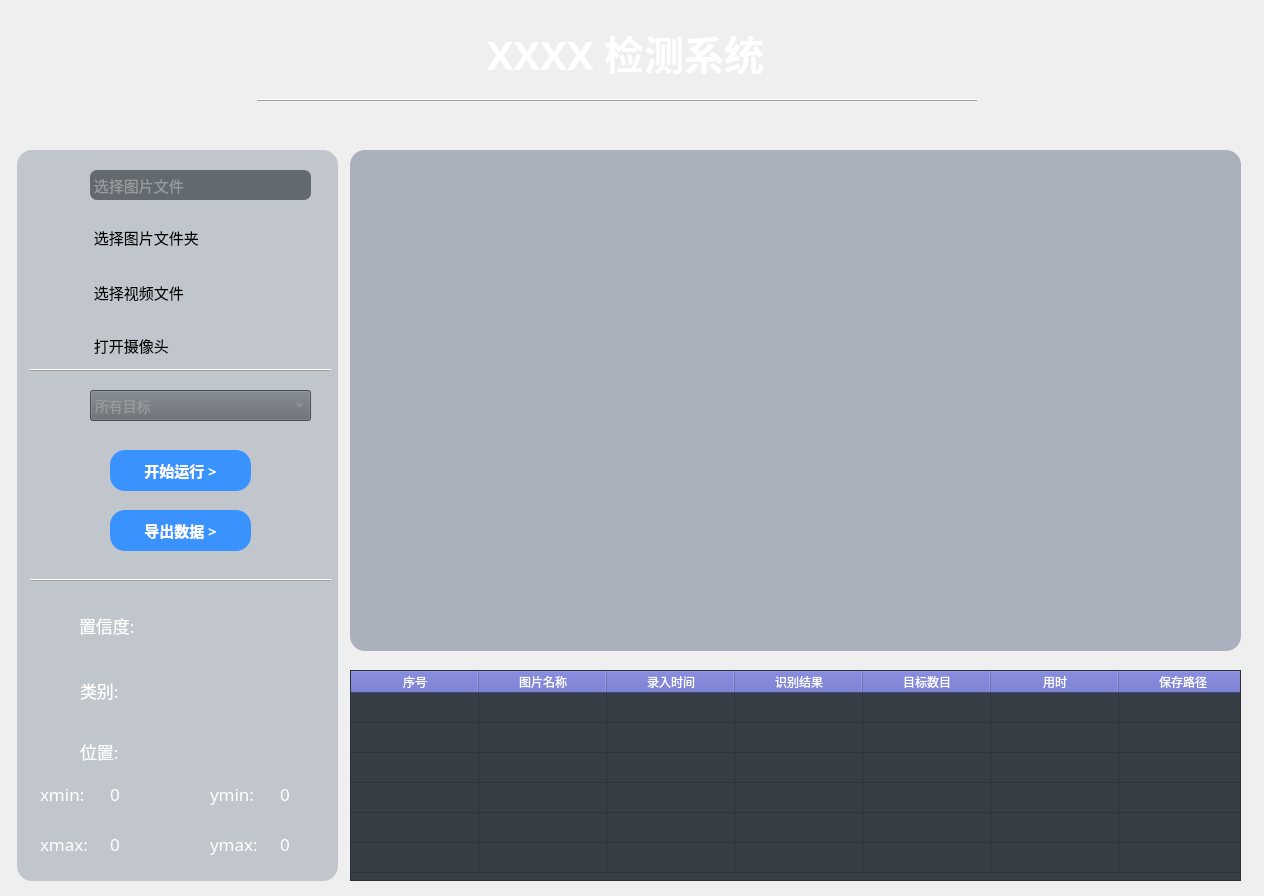
<?xml version="1.0" encoding="UTF-8"?>
<ui version="4.0">
 <class>MainWindow</class>
 <widget class="QMainWindow" name="MainWindow">
  <property name="windowModality">
   <enum>Qt::NonModal</enum>
  </property>
  <property name="enabled">
   <bool>true</bool>
  </property>
  <property name="geometry">
   <rect>
    <x>0</x>
    <y>0</y>
    <width>1264</width>
    <height>896</height>
   </rect>
  </property>
  <property name="minimumSize">
   <size>
    <width>1264</width>
    <height>896</height>
   </size>
  </property>
  <property name="maximumSize">
   <size>
    <width>1264</width>
    <height>896</height>
   </size>
  </property>
  <property name="font">
   <font>
    <family>仿宋</family>
   </font>
  </property>
  <property name="contextMenuPolicy">
   <enum>Qt::DefaultContextMenu</enum>
  </property>
  <property name="windowTitle">
   <string>XXX检测系统</string>
  </property>
  <property name="autoFillBackground">
   <bool>false</bool>
  </property>
  <property name="styleSheet">
   <string notr="true">#centralwidget {background-image: url(&quot;D:/lg/BaiduSyncdisk/project/person_code/project_self/pyqt/det/icon/background.jpg&quot;);}

</string>
  </property>
  <property name="locale">
   <locale language="Chinese" country="China"/>
  </property>
  <property name="setWindowFlags" stdset="0">
   <string>QtCore.Qt.FramelessWindowHint</string>
  </property>
  <property name="setAttribute" stdset="0">
   <string>QtCore.Qt.WA_TranslucentBackground</string>
  </property>
  <widget class="QWidget" name="centralwidget">
   <property name="font">
    <font>
     <family>黑体</family>
    </font>
   </property>
   <widget class="QLabel" name="label_title">
    <property name="geometry">
     <rect>
      <x>120</x>
      <y>22</y>
      <width>1011</width>
      <height>61</height>
     </rect>
    </property>
    <property name="minimumSize">
     <size>
      <width>0</width>
      <height>0</height>
     </size>
    </property>
    <property name="maximumSize">
     <size>
      <width>10000</width>
      <height>10000</height>
     </size>
    </property>
    <property name="font">
     <font>
      <family>微软雅黑</family>
      <pointsize>30</pointsize>
      <weight>75</weight>
      <italic>false</italic>
      <bold>true</bold>
     </font>
    </property>
    <property name="styleSheet">
     <string notr="true">color: rgb(255, 255, 255);</string>
    </property>
    <property name="text">
     <string>XXXX 检测系统</string>
    </property>
    <property name="scaledContents">
     <bool>true</bool>
    </property>
    <property name="alignment">
     <set>Qt::AlignCenter</set>
    </property>
   </widget>
   <widget class="QFrame" name="frame">
    <property name="geometry">
     <rect>
      <x>257</x>
      <y>90</y>
      <width>721</width>
      <height>20</height>
     </rect>
    </property>
    <property name="font">
     <font>
      <pointsize>9</pointsize>
     </font>
    </property>
    <property name="acceptDrops">
     <bool>true</bool>
    </property>
    <property name="toolTipDuration">
     <number>-2</number>
    </property>
    <property name="frameShape">
     <enum>QFrame::HLine</enum>
    </property>
    <property name="frameShadow">
     <enum>QFrame::Raised</enum>
    </property>
    <property name="lineWidth">
     <number>1</number>
    </property>
   </widget>
   <widget class="QLabel" name="label_img">
    <property name="geometry">
     <rect>
      <x>350</x>
      <y>150</y>
      <width>891</width>
      <height>501</height>
     </rect>
    </property>
    <property name="styleSheet">
     <string notr="true">background-color: rgba(122, 135, 154, 150);
border-radius: 15px;
</string>
    </property>
    <property name="text">
     <string/>
    </property>
    <property name="pixmap">
     <pixmap>icon/zhutu2.png</pixmap>
    </property>
    <property name="alignment">
     <set>Qt::AlignCenter</set>
    </property>
    <property name="wordWrap">
     <bool>false</bool>
    </property>
    <property name="margin">
     <number>0</number>
    </property>
    <property name="indent">
     <number>-1</number>
    </property>
    <property name="openExternalLinks">
     <bool>false</bool>
    </property>
   </widget>
   <widget class="QLabel" name="label_17">
    <property name="geometry">
     <rect>
      <x>40</x>
      <y>730</y>
      <width>30</width>
      <height>30</height>
     </rect>
    </property>
    <property name="text">
     <string/>
    </property>
    <property name="pixmap">
     <pixmap>icon/weizhi.png</pixmap>
    </property>
    <property name="alignment">
     <set>Qt::AlignCenter</set>
    </property>
   </widget>
   <widget class="QLabel" name="label_9">
    <property name="geometry">
     <rect>
      <x>80</x>
      <y>736</y>
      <width>111</width>
      <height>31</height>
     </rect>
    </property>
    <property name="font">
     <font>
      <family>黑体</family>
      <pointsize>13</pointsize>
     </font>
    </property>
    <property name="styleSheet">
     <string notr="true">color: rgb(255, 255, 255);</string>
    </property>
    <property name="text">
     <string>位置:</string>
    </property>
   </widget>
   <widget class="QLabel" name="label_xmin">
    <property name="geometry">
     <rect>
      <x>40</x>
      <y>780</y>
      <width>71</width>
      <height>27</height>
     </rect>
    </property>
    <property name="font">
     <font>
      <family>黑体</family>
      <pointsize>13</pointsize>
     </font>
    </property>
    <property name="styleSheet">
     <string notr="true">color: rgb(255, 255, 255);</string>
    </property>
    <property name="text">
     <string>xmin: </string>
    </property>
   </widget>
   <widget class="QLabel" name="label_19">
    <property name="geometry">
     <rect>
      <x>210</x>
      <y>780</y>
      <width>71</width>
      <height>27</height>
     </rect>
    </property>
    <property name="font">
     <font>
      <family>黑体</family>
      <pointsize>13</pointsize>
     </font>
    </property>
    <property name="styleSheet">
     <string notr="true">color: rgb(255, 255, 255);</string>
    </property>
    <property name="text">
     <string>ymin:</string>
    </property>
   </widget>
   <widget class="QLabel" name="label_20">
    <property name="geometry">
     <rect>
      <x>40</x>
      <y>830</y>
      <width>71</width>
      <height>27</height>
     </rect>
    </property>
    <property name="font">
     <font>
      <family>黑体</family>
      <pointsize>13</pointsize>
     </font>
    </property>
    <property name="styleSheet">
     <string notr="true">color: rgb(255, 255, 255);</string>
    </property>
    <property name="text">
     <string>xmax:</string>
    </property>
   </widget>
   <widget class="QLabel" name="label_21">
    <property name="geometry">
     <rect>
      <x>210</x>
      <y>830</y>
      <width>71</width>
      <height>27</height>
     </rect>
    </property>
    <property name="font">
     <font>
      <family>黑体</family>
      <pointsize>13</pointsize>
     </font>
    </property>
    <property name="styleSheet">
     <string notr="true">color: rgb(255, 255, 255);</string>
    </property>
    <property name="text">
     <string>ymax:</string>
    </property>
   </widget>
   <widget class="QLabel" name="label_23">
    <property name="geometry">
     <rect>
      <x>250</x>
      <y>197</y>
      <width>50</width>
      <height>27</height>
     </rect>
    </property>
    <property name="text">
     <string/>
    </property>
    <property name="pixmap">
     <pixmap>icon2/mubiaojiance.png</pixmap>
    </property>
    <property name="alignment">
     <set>Qt::AlignCenter</set>
    </property>
   </widget>
   <widget class="QLabel" name="label_24">
    <property name="geometry">
     <rect>
      <x>260</x>
      <y>240</y>
      <width>30</width>
      <height>30</height>
     </rect>
    </property>
    <property name="text">
     <string/>
    </property>
    <property name="pixmap">
     <pixmap>icon2/mubiaogenzong.png</pixmap>
    </property>
    <property name="alignment">
     <set>Qt::AlignCenter</set>
    </property>
   </widget>
   <widget class="QFrame" name="frame_3">
    <property name="geometry">
     <rect>
      <x>30</x>
      <y>360</y>
      <width>301</width>
      <height>20</height>
     </rect>
    </property>
    <property name="font">
     <font>
      <pointsize>9</pointsize>
     </font>
    </property>
    <property name="frameShape">
     <enum>QFrame::HLine</enum>
    </property>
    <property name="frameShadow">
     <enum>QFrame::Raised</enum>
    </property>
    <property name="lineWidth">
     <number>1</number>
    </property>
   </widget>
   <widget class="QFrame" name="frame_6">
    <property name="geometry">
     <rect>
      <x>30</x>
      <y>570</y>
      <width>301</width>
      <height>20</height>
     </rect>
    </property>
    <property name="font">
     <font>
      <pointsize>2</pointsize>
     </font>
    </property>
    <property name="frameShape">
     <enum>QFrame::HLine</enum>
    </property>
    <property name="frameShadow">
     <enum>QFrame::Raised</enum>
    </property>
    <property name="lineWidth">
     <number>1</number>
    </property>
    <property name="midLineWidth">
     <number>0</number>
    </property>
   </widget>
   <widget class="QLabel" name="label_25">
    <property name="geometry">
     <rect>
      <x>40</x>
      <y>395</y>
      <width>30</width>
      <height>30</height>
     </rect>
    </property>
    <property name="text">
     <string/>
    </property>
    <property name="pixmap">
     <pixmap>icon/suoyoumubiao.png</pixmap>
    </property>
    <property name="alignment">
     <set>Qt::AlignCenter</set>
    </property>
   </widget>
   <widget class="QComboBox" name="comboBox">
    <property name="geometry">
     <rect>
      <x>90</x>
      <y>390</y>
      <width>221</width>
      <height>31</height>
     </rect>
    </property>
    <property name="styleSheet">
     <string notr="true">
QComboBox {
    background-color: rgb(98, 105, 111);
    color: rgb(151, 155, 158);
    font-size: 14px; /* 设置字体大小为12像素 */
}
</string>
    </property>
    <item>
     <property name="text">
      <string>所有目标</string>
     </property>
    </item>
   </widget>
   <widget class="QPushButton" name="pushButton_start">
    <property name="geometry">
     <rect>
      <x>110</x>
      <y>450</y>
      <width>141</width>
      <height>41</height>
     </rect>
    </property>
    <property name="font">
     <font>
      <family>黑体</family>
      <pointsize>11</pointsize>
      <weight>75</weight>
      <bold>true</bold>
     </font>
    </property>
    <property name="styleSheet">
     <string notr="true">background-color: rgb(58,146,254);

border-radius: 15px;

color: rgb(255, 255, 255);</string>
    </property>
    <property name="text">
     <string>开始运行 &gt;</string>
    </property>
   </widget>
   <widget class="QLabel" name="label_xmin_v">
    <property name="geometry">
     <rect>
      <x>110</x>
      <y>780</y>
      <width>51</width>
      <height>27</height>
     </rect>
    </property>
    <property name="font">
     <font>
      <family>黑体</family>
      <pointsize>13</pointsize>
     </font>
    </property>
    <property name="styleSheet">
     <string notr="true">color: rgb(255, 255, 255);</string>
    </property>
    <property name="text">
     <string>0</string>
    </property>
   </widget>
   <widget class="QLabel" name="label_xmax_v">
    <property name="geometry">
     <rect>
      <x>110</x>
      <y>830</y>
      <width>51</width>
      <height>27</height>
     </rect>
    </property>
    <property name="font">
     <font>
      <family>黑体</family>
      <pointsize>13</pointsize>
     </font>
    </property>
    <property name="styleSheet">
     <string notr="true">color: rgb(255, 255, 255);</string>
    </property>
    <property name="text">
     <string>0</string>
    </property>
   </widget>
   <widget class="QLabel" name="label_ymin_v">
    <property name="geometry">
     <rect>
      <x>280</x>
      <y>780</y>
      <width>51</width>
      <height>27</height>
     </rect>
    </property>
    <property name="font">
     <font>
      <family>黑体</family>
      <pointsize>13</pointsize>
     </font>
    </property>
    <property name="styleSheet">
     <string notr="true">color: rgb(255, 255, 255);</string>
    </property>
    <property name="text">
     <string>0</string>
    </property>
   </widget>
   <widget class="QLabel" name="label_ymax_v">
    <property name="geometry">
     <rect>
      <x>280</x>
      <y>830</y>
      <width>51</width>
      <height>27</height>
     </rect>
    </property>
    <property name="font">
     <font>
      <family>黑体</family>
      <pointsize>13</pointsize>
     </font>
    </property>
    <property name="styleSheet">
     <string notr="true">color: rgb(255, 255, 255);</string>
    </property>
    <property name="text">
     <string>0</string>
    </property>
   </widget>
   <widget class="QLabel" name="label_score">
    <property name="geometry">
     <rect>
      <x>150</x>
      <y>610</y>
      <width>171</width>
      <height>31</height>
     </rect>
    </property>
    <property name="font">
     <font>
      <family>黑体</family>
      <pointsize>13</pointsize>
     </font>
    </property>
    <property name="styleSheet">
     <string notr="true">color: rgb(255, 255, 255);</string>
    </property>
    <property name="text">
     <string/>
    </property>
    <property name="alignment">
     <set>Qt::AlignCenter</set>
    </property>
   </widget>
   <widget class="QLabel" name="label_classes">
    <property name="geometry">
     <rect>
      <x>800</x>
      <y>690</y>
      <width>41</width>
      <height>31</height>
     </rect>
    </property>
    <property name="font">
     <font>
      <family>黑体</family>
      <pointsize>13</pointsize>
     </font>
    </property>
    <property name="styleSheet">
     <string notr="true">color: rgb(255, 255, 255);</string>
    </property>
    <property name="text">
     <string/>
    </property>
   </widget>
   <widget class="QLabel" name="label_img_path">
    <property name="geometry">
     <rect>
      <x>90</x>
      <y>170</y>
      <width>221</width>
      <height>30</height>
     </rect>
    </property>
    <property name="font">
     <font>
      <family>黑体</family>
      <pointsize>11</pointsize>
      <weight>50</weight>
      <bold>false</bold>
     </font>
    </property>
    <property name="toolTipDuration">
     <number>-1</number>
    </property>
    <property name="styleSheet">
     <string notr="true">background-color: rgb(98, 105, 111);

border-radius: 7px;

color: rgb(151, 155, 158);</string>
    </property>
    <property name="text">
     <string> 选择图片文件</string>
    </property>
    <property name="textFormat">
     <enum>Qt::AutoText</enum>
    </property>
   </widget>
   <widget class="QPushButton" name="pushButton_img">
    <property name="geometry">
     <rect>
      <x>30</x>
      <y>160</y>
      <width>45</width>
      <height>45</height>
     </rect>
    </property>
    <property name="styleSheet">
     <string notr="true">QPushButton {
    background-color: transparent;
    border-radius: 10px; /* 设置圆角半径为10像素 */
}

QPushButton:hover {
    background-color: rgb(98, 105, 111);
}</string>
    </property>
    <property name="text">
     <string/>
    </property>
    <property name="icon">
     <iconset>
      <normaloff>icon/dirs.png</normaloff>icon/dirs.png</iconset>
    </property>
    <property name="iconSize">
     <size>
      <width>40</width>
      <height>27</height>
     </size>
    </property>
   </widget>
   <widget class="QPushButton" name="pushButton_dir">
    <property name="geometry">
     <rect>
      <x>30</x>
      <y>214</y>
      <width>45</width>
      <height>45</height>
     </rect>
    </property>
    <property name="styleSheet">
     <string notr="true">QPushButton {
    background-color: transparent;
    border-radius: 10px; /* 设置圆角半径为10像素 */
}

QPushButton:hover {
    background-color: rgb(98, 105, 111);
}</string>
    </property>
    <property name="text">
     <string/>
    </property>
    <property name="icon">
     <iconset>
      <normaloff>icon/dir.png</normaloff>icon/dir.png</iconset>
    </property>
    <property name="iconSize">
     <size>
      <width>40</width>
      <height>27</height>
     </size>
    </property>
   </widget>
   <widget class="QLabel" name="label_dir_path">
    <property name="geometry">
     <rect>
      <x>90</x>
      <y>222</y>
      <width>221</width>
      <height>30</height>
     </rect>
    </property>
    <property name="font">
     <font>
      <family>黑体</family>
      <pointsize>11</pointsize>
      <weight>50</weight>
      <bold>false</bold>
     </font>
    </property>
    <property name="toolTipDuration">
     <number>-1</number>
    </property>
    <property name="styleSheet">
     <string notr="true">background-color: rgb(98, 105, 111);

border-radius: 7px;

color: rgb(151, 155, 158);

QLabel {
    padding-left: 10px; /* 设置左边距为10像素 */
}</string>
    </property>
    <property name="text">
     <string> 选择图片文件夹</string>
    </property>
    <property name="textFormat">
     <enum>Qt::AutoText</enum>
    </property>
   </widget>
   <widget class="QPushButton" name="pushButton_video">
    <property name="geometry">
     <rect>
      <x>30</x>
      <y>270</y>
      <width>45</width>
      <height>45</height>
     </rect>
    </property>
    <property name="styleSheet">
     <string notr="true">QPushButton {
    background-color: transparent;
    border-radius: 10px; /* 设置圆角半径为10像素 */
}

QPushButton:hover {
    background-color: rgb(98, 105, 111);
}</string>
    </property>
    <property name="text">
     <string/>
    </property>
    <property name="icon">
     <iconset>
      <normaloff>icon/shipinwenjian.png</normaloff>icon/shipinwenjian.png</iconset>
    </property>
    <property name="iconSize">
     <size>
      <width>40</width>
      <height>27</height>
     </size>
    </property>
   </widget>
   <widget class="QLabel" name="label_video_path">
    <property name="geometry">
     <rect>
      <x>90</x>
      <y>277</y>
      <width>221</width>
      <height>30</height>
     </rect>
    </property>
    <property name="font">
     <font>
      <family>黑体</family>
      <pointsize>11</pointsize>
      <weight>50</weight>
      <bold>false</bold>
     </font>
    </property>
    <property name="toolTipDuration">
     <number>-1</number>
    </property>
    <property name="styleSheet">
     <string notr="true">background-color: rgb(98, 105, 111);

border-radius: 7px;

color: rgb(151, 155, 158);

QLabel {
    padding-left: 10px; /* 设置左边距为10像素 */
}</string>
    </property>
    <property name="text">
     <string> 选择视频文件</string>
    </property>
    <property name="textFormat">
     <enum>Qt::AutoText</enum>
    </property>
   </widget>
   <widget class="QPushButton" name="pushButton_export">
    <property name="geometry">
     <rect>
      <x>110</x>
      <y>510</y>
      <width>141</width>
      <height>41</height>
     </rect>
    </property>
    <property name="font">
     <font>
      <family>黑体</family>
      <pointsize>11</pointsize>
      <weight>75</weight>
      <bold>true</bold>
     </font>
    </property>
    <property name="styleSheet">
     <string notr="true">background-color: rgb(58,146,254);

border-radius: 15px;

color: rgb(255, 255, 255);</string>
    </property>
    <property name="text">
     <string>导出数据 &gt;</string>
    </property>
   </widget>
   <widget class="QLabel" name="label_15">
    <property name="geometry">
     <rect>
      <x>40</x>
      <y>675</y>
      <width>30</width>
      <height>30</height>
     </rect>
    </property>
    <property name="text">
     <string/>
    </property>
    <property name="pixmap">
     <pixmap>icon/leibie.png</pixmap>
    </property>
    <property name="alignment">
     <set>Qt::AlignCenter</set>
    </property>
   </widget>
   <widget class="QLabel" name="label_7">
    <property name="geometry">
     <rect>
      <x>80</x>
      <y>675</y>
      <width>111</width>
      <height>31</height>
     </rect>
    </property>
    <property name="font">
     <font>
      <family>黑体</family>
      <pointsize>13</pointsize>
     </font>
    </property>
    <property name="styleSheet">
     <string notr="true">color: rgb(255, 255, 255);</string>
    </property>
    <property name="text">
     <string>类别:</string>
    </property>
   </widget>
   <widget class="QLabel" name="label_6">
    <property name="geometry">
     <rect>
      <x>79</x>
      <y>605</y>
      <width>111</width>
      <height>41</height>
     </rect>
    </property>
    <property name="font">
     <font>
      <family>黑体</family>
      <pointsize>13</pointsize>
     </font>
    </property>
    <property name="styleSheet">
     <string notr="true">color: rgb(255, 255, 255);</string>
    </property>
    <property name="text">
     <string>置信度:</string>
    </property>
   </widget>
   <widget class="QLabel" name="label_14">
    <property name="geometry">
     <rect>
      <x>40</x>
      <y>610</y>
      <width>29</width>
      <height>34</height>
     </rect>
    </property>
    <property name="text">
     <string/>
    </property>
    <property name="pixmap">
     <pixmap>icon/zhixindu.png</pixmap>
    </property>
    <property name="alignment">
     <set>Qt::AlignCenter</set>
    </property>
   </widget>
   <widget class="QTableWidget" name="tableWidget_info">
    <property name="geometry">
     <rect>
      <x>350</x>
      <y>670</y>
      <width>891</width>
      <height>211</height>
     </rect>
    </property>
    <property name="font">
     <font>
      <family>黑体</family>
     </font>
    </property>
    <property name="styleSheet">
     <string notr="true">QHeaderView::section {
    background-color: rgb(93,98,194);
    color: white;
}

QTableWidget {
    background-color: rgb(54, 63, 70);
}


QTableView::item:hover{
	background-color:rgb(152,155,232);
}

QTableView::item:selected:!active{
	background-color:#f1f0f6;
}





</string>
    </property>
    <property name="lineWidth">
     <number>0</number>
    </property>
    <property name="verticalScrollBarPolicy">
     <enum>Qt::ScrollBarAlwaysOff</enum>
    </property>
    <property name="horizontalScrollBarPolicy">
     <enum>Qt::ScrollBarAlwaysOff</enum>
    </property>
    <property name="autoScroll">
     <bool>false</bool>
    </property>
    <property name="editTriggers">
     <set>QAbstractItemView::NoEditTriggers</set>
    </property>
    <property name="verticalScrollMode">
     <enum>QAbstractItemView::ScrollPerPixel</enum>
    </property>
    <property name="horizontalScrollMode">
     <enum>QAbstractItemView::ScrollPerPixel</enum>
    </property>
    <property name="showGrid">
     <bool>true</bool>
    </property>
    <property name="gridStyle">
     <enum>Qt::CustomDashLine</enum>
    </property>
    <property name="sortingEnabled">
     <bool>false</bool>
    </property>
    <property name="wordWrap">
     <bool>true</bool>
    </property>
    <property name="cornerButtonEnabled">
     <bool>true</bool>
    </property>
    <property name="rowCount">
     <number>6</number>
    </property>
    <property name="columnCount">
     <number>7</number>
    </property>
    <property name="sectionResizeMode" stdset="0">
     <string>QHeaderView::ResizeToContents</string>
    </property>
    <attribute name="horizontalHeaderVisible">
     <bool>true</bool>
    </attribute>
    <attribute name="horizontalHeaderCascadingSectionResizes">
     <bool>false</bool>
    </attribute>
    <attribute name="horizontalHeaderMinimumSectionSize">
     <number>30</number>
    </attribute>
    <attribute name="horizontalHeaderDefaultSectionSize">
     <number>128</number>
    </attribute>
    <attribute name="horizontalHeaderShowSortIndicator" stdset="0">
     <bool>false</bool>
    </attribute>
    <attribute name="verticalHeaderVisible">
     <bool>false</bool>
    </attribute>
    <attribute name="verticalHeaderCascadingSectionResizes">
     <bool>false</bool>
    </attribute>
    <row/>
    <row/>
    <row/>
    <row/>
    <row/>
    <row/>
    <column>
     <property name="text">
      <string>序号</string>
     </property>
    </column>
    <column>
     <property name="text">
      <string>图片名称</string>
     </property>
    </column>
    <column>
     <property name="text">
      <string>录入时间</string>
     </property>
    </column>
    <column>
     <property name="text">
      <string>识别结果</string>
     </property>
    </column>
    <column>
     <property name="text">
      <string>目标数目</string>
     </property>
    </column>
    <column>
     <property name="text">
      <string>用时</string>
     </property>
    </column>
    <column>
     <property name="text">
      <string>保存路径</string>
     </property>
    </column>
   </widget>
   <widget class="QLabel" name="label_class">
    <property name="geometry">
     <rect>
      <x>150</x>
      <y>675</y>
      <width>171</width>
      <height>31</height>
     </rect>
    </property>
    <property name="font">
     <font>
      <family>黑体</family>
      <pointsize>13</pointsize>
     </font>
    </property>
    <property name="styleSheet">
     <string notr="true">color: rgb(255, 255, 255);</string>
    </property>
    <property name="text">
     <string/>
    </property>
    <property name="alignment">
     <set>Qt::AlignCenter</set>
    </property>
   </widget>
   <widget class="QLabel" name="label_control">
    <property name="geometry">
     <rect>
      <x>17</x>
      <y>150</y>
      <width>321</width>
      <height>731</height>
     </rect>
    </property>
    <property name="styleSheet">
     <string notr="true">background-color: rgba(122, 135, 154, 100);
border-radius: 15px;
</string>
    </property>
    <property name="text">
     <string/>
    </property>
   </widget>
   <widget class="QPushButton" name="pushButton_camera">
    <property name="geometry">
     <rect>
      <x>30</x>
      <y>320</y>
      <width>45</width>
      <height>45</height>
     </rect>
    </property>
    <property name="styleSheet">
     <string notr="true">QPushButton {
    background-color: transparent;
    border-radius: 10px; /* 设置圆角半径为10像素 */
}

QPushButton:hover {
    background-color: rgb(98, 105, 111);
}</string>
    </property>
    <property name="text">
     <string/>
    </property>
    <property name="icon">
     <iconset>
      <normaloff>icon/shexiangtou.png</normaloff>icon/shexiangtou.png</iconset>
    </property>
    <property name="iconSize">
     <size>
      <width>40</width>
      <height>27</height>
     </size>
    </property>
   </widget>
   <widget class="QLabel" name="label_camera_path">
    <property name="geometry">
     <rect>
      <x>90</x>
      <y>330</y>
      <width>221</width>
      <height>30</height>
     </rect>
    </property>
    <property name="font">
     <font>
      <family>黑体</family>
      <pointsize>11</pointsize>
      <weight>50</weight>
      <bold>false</bold>
     </font>
    </property>
    <property name="toolTipDuration">
     <number>-1</number>
    </property>
    <property name="styleSheet">
     <string notr="true">background-color: rgb(98, 105, 111);

border-radius: 7px;

color: rgb(151, 155, 158);

QLabel {
    padding-left: 10px; /* 设置左边距为10像素 */
}</string>
    </property>
    <property name="text">
     <string> 打开摄像头</string>
    </property>
    <property name="textFormat">
     <enum>Qt::AutoText</enum>
    </property>
   </widget>
   <zorder>label_control</zorder>
   <zorder>label_title</zorder>
   <zorder>frame</zorder>
   <zorder>label_img</zorder>
   <zorder>label_17</zorder>
   <zorder>label_9</zorder>
   <zorder>label_xmin</zorder>
   <zorder>label_19</zorder>
   <zorder>label_20</zorder>
   <zorder>label_21</zorder>
   <zorder>label_23</zorder>
   <zorder>label_24</zorder>
   <zorder>frame_3</zorder>
   <zorder>frame_6</zorder>
   <zorder>label_25</zorder>
   <zorder>comboBox</zorder>
   <zorder>pushButton_start</zorder>
   <zorder>label_xmin_v</zorder>
   <zorder>label_xmax_v</zorder>
   <zorder>label_ymin_v</zorder>
   <zorder>label_ymax_v</zorder>
   <zorder>label_score</zorder>
   <zorder>label_classes</zorder>
   <zorder>label_img_path</zorder>
   <zorder>pushButton_img</zorder>
   <zorder>pushButton_dir</zorder>
   <zorder>label_dir_path</zorder>
   <zorder>pushButton_video</zorder>
   <zorder>label_video_path</zorder>
   <zorder>pushButton_export</zorder>
   <zorder>label_15</zorder>
   <zorder>label_7</zorder>
   <zorder>label_6</zorder>
   <zorder>label_14</zorder>
   <zorder>tableWidget_info</zorder>
   <zorder>label_class</zorder>
   <zorder>pushButton_camera</zorder>
   <zorder>label_camera_path</zorder>
  </widget>
 </widget>
 <resources/>
 <connections/>
</ui>
